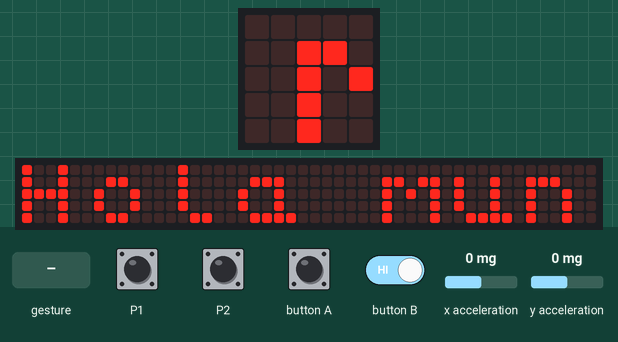
The program below on a simulated BBC micro:bit (MakeCode). Shown: the board's 5×5 LED display, a strip that is not on the board, showing the scrolling text unrolled. The test bench sets the inputs (shaded band); at power-on: x acceleration 0 mg, y acceleration 0 mg. A tilt is held for 1.5 s and a shake lasts 1 s, then the board lies face up again; the 48×5 strip is a reading aid, not a part: it shows the text the display is scrolling, unrolled, one strip-width of it at a time.

Above: at 5.0 s.
5.1 s: gesture 'shake'
At 11.2 s:
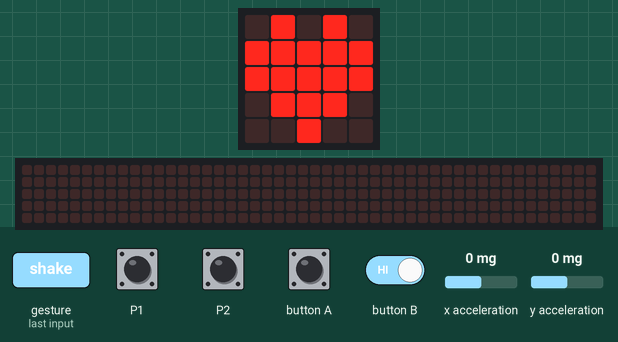
13.2 s: x acceleration set to -18 mg
At 23.9 s:
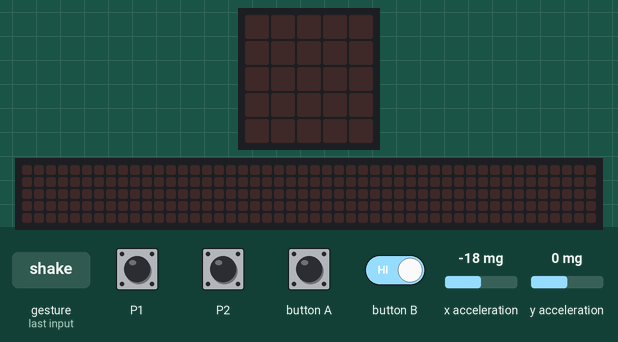
24.2 s: x acceleration set to -22 mg
At 26.9 s:
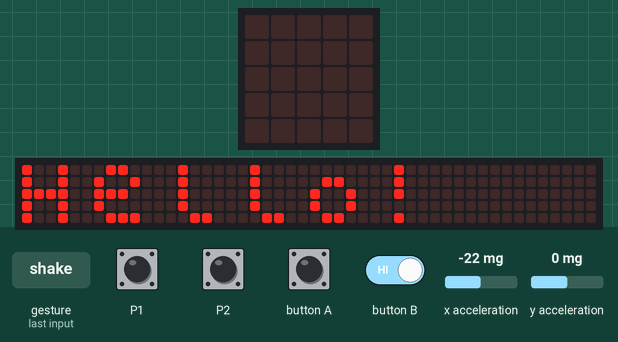

The program:

main.ts
```typescript
input.onGesture(Gesture.Shake, function () {
    Icono = 0
    if (Icono == 0) {
        basic.showIcon(IconNames.Chessboard)
    }
    if (Icono == 1) {
        basic.showIcon(IconNames.Square)
    }
    if (Icono == 2) {
        basic.showIcon(IconNames.Scissors)
    }
})
let Icono = 0
basic.showString("Hola mundo ")
basic.showIcon(IconNames.Heart)
basic.showNumber(10)
basic.pause(100)
basic.showNumber(9)
basic.pause(100)
basic.showNumber(8)
basic.pause(100)
basic.showNumber(7)
basic.pause(100)
basic.showNumber(6)
basic.pause(100)
basic.showNumber(5)
basic.showNumber(4)
basic.pause(100)
basic.showNumber(3)
basic.pause(100)
basic.showNumber(2)
basic.pause(100)
basic.showNumber(1)
basic.pause(100)
basic.showNumber(0)
basic.forever(function () {
    if (input.pinIsPressed(TouchPin.P0)) {
        basic.showIcon(IconNames.Happy)
    } else {
        basic.clearScreen()
    }
})
basic.forever(function () {
    if (input.buttonIsPressed(Button.A)) {
        basic.showIcon(IconNames.Angry)
    }
    if (input.buttonIsPressed(Button.B)) {
        basic.showIcon(IconNames.Sad)
    }
})
basic.forever(function () {
    if (input.pinIsPressed(TouchPin.P0)) {
        basic.showIcon(IconNames.Happy)
    } else {
        if (input.pinIsPressed(TouchPin.P1)) {
            basic.showIcon(IconNames.Happy)
        } else {
            if (input.pinIsPressed(TouchPin.P2)) {
                basic.showIcon(IconNames.Happy)
            } else {
                basic.clearScreen()
            }
        }
    }
})
basic.forever(function () {
    if (input.acceleration(Dimension.X) < -20) {
        basic.showString("Hello!")
    }
    if (input.acceleration(Dimension.X) > 20) {
        basic.showString("")
    }
    basic.showString("")
    if (input.acceleration(Dimension.Y) > 20) {
        basic.showString("")
    }
    if (input.acceleration(Dimension.Y) < -20) {
        basic.showString("")
    }
})
```

test.ts
```typescript
// aquí va el archivo "tests"; esto no se compilará cuando este paquete se utilice como una extensión.
```

Measured:
- the behaviour switches between -20 and -21 mg on x acceleration (found by bisection; images 2 and 3)
- after the input at 24.2 s, the display: changes after 0.34 s (image 3)
- what the display in image 1 shows lasts 0.6 s, from 10.8 s to 11.4 s
